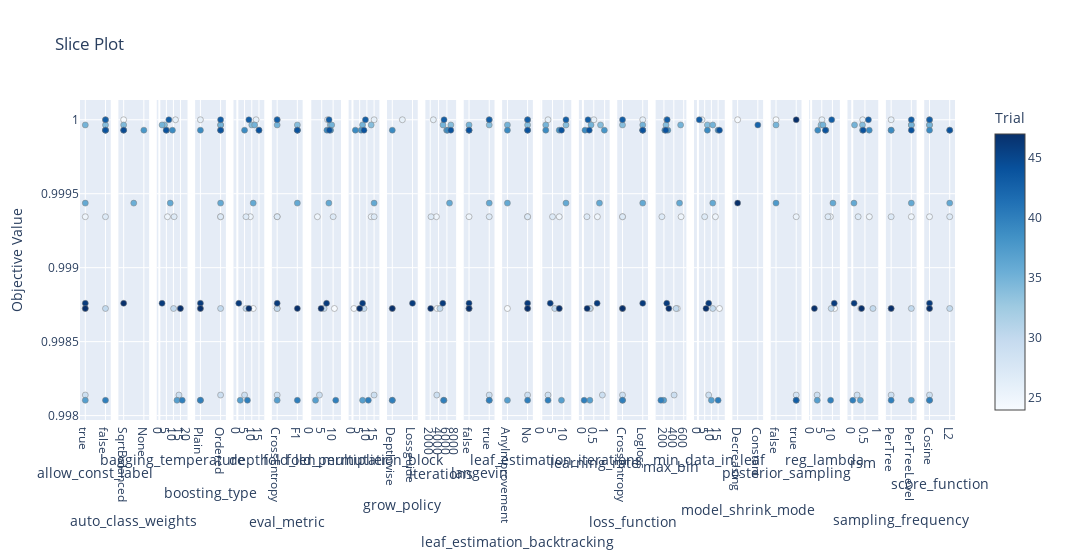

Source (notebook cell):
### Code cell
optuna.visualization.plot_slice(data, target=lambda t: t.values[0])

### Figure 1 — Plotly figure (JSON) as saved in the notebook; plotly's stock layout.template omitted (floating-point values rounded to 4 significant figures)
{"data": [{"marker": {"color": [24, 25, 26, 27, 29, 30, 34, 35, 36, 37, 38, 39, 40, 43, 44, 46, 47], "colorbar": {"title": {"text": "Trial"}, "x": 1, "xpad": 40}, "colorscale": [[0, "rgb(247,251,255)"], [0.125, "rgb(222,235,247)"], [0.25, "rgb(198,219,239)"], [0.375, "rgb(158,202,225)"], [0.5, "rgb(107,174,214)"], [0.625, "rgb(66,146,198)"], [0.75, "rgb(33,113,181)"], [0.875, "rgb(8,81,156)"], [1, "rgb(8,48,107)"]], "line": {"color": "Grey", "width": 0.5}, "showscale": true}, "mode": "markers", "showlegend": false, "type": "scatter", "x": [true, true, false, false, true, false, false, true, true, true, false, false, false, false, false, true, true], "xaxis": "x", "y": [0.9987, 0.9993, 1, 0.9993, 0.9981, 0.9987, 1.0, 1.0, 0.9994, 0.9981, 0.9999, 0.9999, 0.9981, 1, 0.9999, 0.9988, 0.9987], "yaxis": "y"}, {"marker": {"color": [26, 35, 36, 38, 39, 44, 46], "colorbar": {"title": {"text": "Trial"}, "x": 1, "xpad": 40}, "colorscale": [[0, "rgb(247,251,255)"], [0.125, "rgb(222,235,247)"], [0.25, "rgb(198,219,239)"], [0.375, "rgb(158,202,225)"], [0.5, "rgb(107,174,214)"], [0.625, "rgb(66,146,198)"], [0.75, "rgb(33,113,181)"], [0.875, "rgb(8,81,156)"], [1, "rgb(8,48,107)"]], "line": {"color": "Grey", "width": 0.5}, "showscale": false}, "mode": "markers", "showlegend": false, "type": "scatter", "x": ["SqrtBalanced", "SqrtBalanced", "Balanced", "None", "SqrtBalanced", "SqrtBalanced", "SqrtBalanced"], "xaxis": "x2", "y": [1, 1.0, 0.9994, 0.9999, 0.9999, 0.9999, 0.9988], "yaxis": "y2"}, {"marker": {"color": [24, 25, 26, 27, 29, 30, 34, 35, 36, 37, 38, 39, 40, 43, 44, 46, 47], "colorbar": {"title": {"text": "Trial"}, "x": 1, "xpad": 40}, "colorscale": [[0, "rgb(247,251,255)"], [0.125, "rgb(222,235,247)"], [0.25, "rgb(198,219,239)"], [0.375, "rgb(158,202,225)"], [0.5, "rgb(107,174,214)"], [0.625, "rgb(66,146,198)"], [0.75, "rgb(33,113,181)"], [0.875, "rgb(8,81,156)"], [1, "rgb(8,48,107)"]], "line": {"color": "Grey", "width": 0.5}, "showscale": false}, "mode": "markers", "showlegend": false, "type": "scatter", "x": [14.86, 5.774, 11.48, 10.5, 13.92, 10.13, 3.681, 1.931, 7.764, 12.53, 5.108, 9.325, 16.26, 6.759, 4.862, 1.917, 14.97], "xaxis": "x3", "y": [0.9987, 0.9993, 1, 0.9993, 0.9981, 0.9987, 1.0, 1.0, 0.9994, 0.9981, 0.9999, 0.9999, 0.9981, 1, 0.9999, 0.9988, 0.9987], "yaxis": "y3"}, {"marker": {"color": [24, 25, 26, 27, 29, 30, 34, 35, 36, 37, 38, 39, 40, 43, 44, 46, 47], "colorbar": {"title": {"text": "Trial"}, "x": 1, "xpad": 40}, "colorscale": [[0, "rgb(247,251,255)"], [0.125, "rgb(222,235,247)"], [0.25, "rgb(198,219,239)"], [0.375, "rgb(158,202,225)"], [0.5, "rgb(107,174,214)"], [0.625, "rgb(66,146,198)"], [0.75, "rgb(33,113,181)"], [0.875, "rgb(8,81,156)"], [1, "rgb(8,48,107)"]], "line": {"color": "Grey", "width": 0.5}, "showscale": false}, "mode": "markers", "showlegend": false, "type": "scatter", "x": ["Plain", "Ordered", "Plain", "Ordered", "Ordered", "Ordered", "Ordered", "Ordered", "Ordered", "Plain", "Ordered", "Plain", "Plain", "Ordered", "Ordered", "Plain", "Plain"], "xaxis": "x4", "y": [0.9987, 0.9993, 1, 0.9993, 0.9981, 0.9987, 1.0, 1.0, 0.9994, 0.9981, 0.9999, 0.9999, 0.9981, 1, 0.9999, 0.9988, 0.9987], "yaxis": "y4"}, {"marker": {"color": [24, 25, 26, 27, 29, 30, 34, 35, 36, 37, 38, 39, 40, 43, 44, 46, 47], "colorbar": {"title": {"text": "Trial"}, "x": 1, "xpad": 40}, "colorscale": [[0, "rgb(247,251,255)"], [0.125, "rgb(222,235,247)"], [0.25, "rgb(198,219,239)"], [0.375, "rgb(158,202,225)"], [0.5, "rgb(107,174,214)"], [0.625, "rgb(66,146,198)"], [0.75, "rgb(33,113,181)"], [0.875, "rgb(8,81,156)"], [1, "rgb(8,48,107)"]], "line": {"color": "Grey", "width": 0.5}, "showscale": false}, "mode": "markers", "showlegend": false, "type": "scatter", "x": [11, 9, 13, 6, 5, 6, 10, 12, 11, 2, 15, 5, 7, 8, 15, 1, 8], "xaxis": "x5", "y": [0.9987, 0.9993, 1, 0.9993, 0.9981, 0.9987, 1.0, 1.0, 0.9994, 0.9981, 0.9999, 0.9999, 0.9981, 1, 0.9999, 0.9988, 0.9987], "yaxis": "y5"}, {"marker": {"color": [24, 25, 26, 27, 29, 30, 34, 35, 36, 37, 38, 39, 40, 43, 44, 46, 47], "colorbar": {"title": {"text": "Trial"}, "x": 1, "xpad": 40}, "colorscale": [[0, "rgb(247,251,255)"], [0.125, "rgb(222,235,247)"], [0.25, "rgb(198,219,239)"], [0.375, "rgb(158,202,225)"], [0.5, "rgb(107,174,214)"], [0.625, "rgb(66,146,198)"], [0.75, "rgb(33,113,181)"], [0.875, "rgb(8,81,156)"], [1, "rgb(8,48,107)"]], "line": {"color": "Grey", "width": 0.5}, "showscale": false}, "mode": "markers", "showlegend": false, "type": "scatter", "x": ["CrossEntropy", "CrossEntropy", "CrossEntropy", "CrossEntropy", "CrossEntropy", "CrossEntropy", "F1", "CrossEntropy", "F1", "CrossEntropy", "F1", "F1", "F1", "CrossEntropy", "F1", "CrossEntropy", "F1"], "xaxis": "x6", "y": [0.9987, 0.9993, 1, 0.9993, 0.9981, 0.9987, 1.0, 1.0, 0.9994, 0.9981, 0.9999, 0.9999, 0.9981, 1, 0.9999, 0.9988, 0.9987], "yaxis": "y6"}, {"marker": {"color": [24, 25, 26, 27, 29, 30, 34, 35, 36, 37, 38, 39, 40, 43, 44, 46, 47], "colorbar": {"title": {"text": "Trial"}, "x": 1, "xpad": 40}, "colorscale": [[0, "rgb(247,251,255)"], [0.125, "rgb(222,235,247)"], [0.25, "rgb(198,219,239)"], [0.375, "rgb(158,202,225)"], [0.5, "rgb(107,174,214)"], [0.625, "rgb(66,146,198)"], [0.75, "rgb(33,113,181)"], [0.875, "rgb(8,81,156)"], [1, "rgb(8,48,107)"]], "line": {"color": "Grey", "width": 0.5}, "showscale": false}, "mode": "markers", "showlegend": false, "type": "scatter", "x": [10.54, 3.116, 7.569, 10.01, 4.018, 6.018, 8.742, 9.38, 8.128, 2.298, 8.908, 7.296, 11.13, 8.211, 8.342, 7.119, 4.724], "xaxis": "x7", "y": [0.9987, 0.9993, 1, 0.9993, 0.9981, 0.9987, 1.0, 1.0, 0.9994, 0.9981, 0.9999, 0.9999, 0.9981, 1, 0.9999, 0.9988, 0.9987], "yaxis": "y7"}, {"marker": {"color": [24, 25, 26, 27, 29, 30, 34, 35, 36, 37, 38, 39, 40, 43, 44, 46, 47], "colorbar": {"title": {"text": "Trial"}, "x": 1, "xpad": 40}, "colorscale": [[0, "rgb(247,251,255)"], [0.125, "rgb(222,235,247)"], [0.25, "rgb(198,219,239)"], [0.375, "rgb(158,202,225)"], [0.5, "rgb(107,174,214)"], [0.625, "rgb(66,146,198)"], [0.75, "rgb(33,113,181)"], [0.875, "rgb(8,81,156)"], [1, "rgb(8,48,107)"]], "line": {"color": "Grey", "width": 0.5}, "showscale": false}, "mode": "markers", "showlegend": false, "type": "scatter", "x": [1, 13, 15, 15, 15, 8, 13, 7, 15, 7, 6, 2, 11, 9, 8, 7, 5], "xaxis": "x8", "y": [0.9987, 0.9993, 1, 0.9993, 0.9981, 0.9987, 1.0, 1.0, 0.9994, 0.9981, 0.9999, 0.9999, 0.9981, 1, 0.9999, 0.9988, 0.9987], "yaxis": "y8"}, {"marker": {"color": [24, 26, 37, 39, 40, 46, 47], "colorbar": {"title": {"text": "Trial"}, "x": 1, "xpad": 40}, "colorscale": [[0, "rgb(247,251,255)"], [0.125, "rgb(222,235,247)"], [0.25, "rgb(198,219,239)"], [0.375, "rgb(158,202,225)"], [0.5, "rgb(107,174,214)"], [0.625, "rgb(66,146,198)"], [0.75, "rgb(33,113,181)"], [0.875, "rgb(8,81,156)"], [1, "rgb(8,48,107)"]], "line": {"color": "Grey", "width": 0.5}, "showscale": false}, "mode": "markers", "showlegend": false, "type": "scatter", "x": ["Depthwise", "SymmetricTree", "Depthwise", "Depthwise", "Depthwise", "Lossguide", "Depthwise"], "xaxis": "x9", "y": [0.9987, 1, 0.9981, 0.9999, 0.9981, 0.9988, 0.9987], "yaxis": "y9"}, {"marker": {"color": [24, 25, 26, 27, 29, 30, 34, 35, 36, 37, 38, 39, 40, 43, 44, 46, 47], "colorbar": {"title": {"text": "Trial"}, "x": 1, "xpad": 40}, "colorscale": [[0, "rgb(247,251,255)"], [0.125, "rgb(222,235,247)"], [0.25, "rgb(198,219,239)"], [0.375, "rgb(158,202,225)"], [0.5, "rgb(107,174,214)"], [0.625, "rgb(66,146,198)"], [0.75, "rgb(33,113,181)"], [0.875, "rgb(8,81,156)"], [1, "rgb(8,48,107)"]], "line": {"color": "Grey", "width": 0.5}, "showscale": false}, "mode": "markers", "showlegend": false, "type": "scatter", "x": [3654, 3484, 2753, 2200, 3582, 4328, 6942, 5071, 6618, 5315, 5934, 6171, 5199, 5313, 6932, 5017, 2107], "xaxis": "x10", "y": [0.9987, 0.9993, 1, 0.9993, 0.9981, 0.9987, 1.0, 1.0, 0.9994, 0.9981, 0.9999, 0.9999, 0.9981, 1, 0.9999, 0.9988, 0.9987], "yaxis": "y10"}, {"marker": {"color": [24, 25, 26, 27, 29, 30, 34, 35, 36, 37, 38, 39, 40, 43, 44, 46, 47], "colorbar": {"title": {"text": "Trial"}, "x": 1, "xpad": 40}, "colorscale": [[0, "rgb(247,251,255)"], [0.125, "rgb(222,235,247)"], [0.25, "rgb(198,219,239)"], [0.375, "rgb(158,202,225)"], [0.5, "rgb(107,174,214)"], [0.625, "rgb(66,146,198)"], [0.75, "rgb(33,113,181)"], [0.875, "rgb(8,81,156)"], [1, "rgb(8,48,107)"]], "line": {"color": "Grey", "width": 0.5}, "showscale": false}, "mode": "markers", "showlegend": false, "type": "scatter", "x": [false, false, true, true, true, false, true, false, true, true, false, false, true, true, false, false, false], "xaxis": "x11", "y": [0.9987, 0.9993, 1, 0.9993, 0.9981, 0.9987, 1.0, 1.0, 0.9994, 0.9981, 0.9999, 0.9999, 0.9981, 1, 0.9999, 0.9988, 0.9987], "yaxis": "y11"}, {"marker": {"color": [24, 25, 26, 27, 29, 30, 34, 35, 36, 37, 38, 39, 40, 43, 44, 46, 47], "colorbar": {"title": {"text": "Trial"}, "x": 1, "xpad": 40}, "colorscale": [[0, "rgb(247,251,255)"], [0.125, "rgb(222,235,247)"], [0.25, "rgb(198,219,239)"], [0.375, "rgb(158,202,225)"], [0.5, "rgb(107,174,214)"], [0.625, "rgb(66,146,198)"], [0.75, "rgb(33,113,181)"], [0.875, "rgb(8,81,156)"], [1, "rgb(8,48,107)"]], "line": {"color": "Grey", "width": 0.5}, "showscale": false}, "mode": "markers", "showlegend": false, "type": "scatter", "x": ["AnyImprovement", "No", "No", "No", "No", "No", "No", "AnyImprovement", "AnyImprovement", "AnyImprovement", "No", "AnyImprovement", "No", "No", "No", "No", "No"], "xaxis": "x12", "y": [0.9987, 0.9993, 1, 0.9993, 0.9981, 0.9987, 1.0, 1.0, 0.9994, 0.9981, 0.9999, 0.9999, 0.9981, 1, 0.9999, 0.9988, 0.9987], "yaxis": "y12"}, {"marker": {"color": [24, 25, 26, 27, 29, 30, 34, 35, 36, 37, 38, 39, 40, 43, 44, 46, 47], "colorbar": {"title": {"text": "Trial"}, "x": 1, "xpad": 40}, "colorscale": [[0, "rgb(247,251,255)"], [0.125, "rgb(222,235,247)"], [0.25, "rgb(198,219,239)"], [0.375, "rgb(158,202,225)"], [0.5, "rgb(107,174,214)"], [0.625, "rgb(66,146,198)"], [0.75, "rgb(33,113,181)"], [0.875, "rgb(8,81,156)"], [1, "rgb(8,48,107)"]], "line": {"color": "Grey", "width": 0.5}, "showscale": false}, "mode": "markers", "showlegend": false, "type": "scatter", "x": [8, 8, 3, 5, 3, 6, 11, 2, 11, 9, 8, 2, 3, 11, 9, 4, 8], "xaxis": "x13", "y": [0.9987, 0.9993, 1, 0.9993, 0.9981, 0.9987, 1.0, 1.0, 0.9994, 0.9981, 0.9999, 0.9999, 0.9981, 1, 0.9999, 0.9988, 0.9987], "yaxis": "y13"}, {"marker": {"color": [24, 25, 26, 27, 29, 30, 34, 35, 36, 37, 38, 39, 40, 43, 44, 46, 47], "colorbar": {"title": {"text": "Trial"}, "x": 1, "xpad": 40}, "colorscale": [[0, "rgb(247,251,255)"], [0.125, "rgb(222,235,247)"], [0.25, "rgb(198,219,239)"], [0.375, "rgb(158,202,225)"], [0.5, "rgb(107,174,214)"], [0.625, "rgb(66,146,198)"], [0.75, "rgb(33,113,181)"], [0.875, "rgb(8,81,156)"], [1, "rgb(8,48,107)"]], "line": {"color": "Grey", "width": 0.5}, "showscale": false}, "mode": "markers", "showlegend": false, "type": "scatter", "x": [0.3492, 0.666, 0.5038, 0.1844, 0.8951, 0.3169, 0.8092, 0.3751, 0.7597, 0.3199, 0.9855, 0.09691, 0.05737, 0.2348, 0.2913, 0.654, 0.1934], "xaxis": "x14", "y": [0.9987, 0.9993, 1, 0.9993, 0.9981, 0.9987, 1.0, 1.0, 0.9994, 0.9981, 0.9999, 0.9999, 0.9981, 1, 0.9999, 0.9988, 0.9987], "yaxis": "y14"}, {"marker": {"color": [24, 25, 26, 27, 29, 30, 34, 35, 36, 37, 38, 39, 40, 43, 44, 46, 47], "colorbar": {"title": {"text": "Trial"}, "x": 1, "xpad": 40}, "colorscale": [[0, "rgb(247,251,255)"], [0.125, "rgb(222,235,247)"], [0.25, "rgb(198,219,239)"], [0.375, "rgb(158,202,225)"], [0.5, "rgb(107,174,214)"], [0.625, "rgb(66,146,198)"], [0.75, "rgb(33,113,181)"], [0.875, "rgb(8,81,156)"], [1, "rgb(8,48,107)"]], "line": {"color": "Grey", "width": 0.5}, "showscale": false}, "mode": "markers", "showlegend": false, "type": "scatter", "x": ["CrossEntropy", "CrossEntropy", "Logloss", "CrossEntropy", "CrossEntropy", "CrossEntropy", "CrossEntropy", "Logloss", "Logloss", "CrossEntropy", "Logloss", "Logloss", "CrossEntropy", "CrossEntropy", "Logloss", "Logloss", "CrossEntropy"], "xaxis": "x15", "y": [0.9987, 0.9993, 1, 0.9993, 0.9981, 0.9987, 1.0, 1.0, 0.9994, 0.9981, 0.9999, 0.9999, 0.9981, 1, 0.9999, 0.9988, 0.9987], "yaxis": "y15"}, {"marker": {"color": [24, 25, 26, 27, 29, 30, 34, 35, 36, 37, 38, 39, 40, 43, 44, 46, 47], "colorbar": {"title": {"text": "Trial"}, "x": 1, "xpad": 40}, "colorscale": [[0, "rgb(247,251,255)"], [0.125, "rgb(222,235,247)"], [0.25, "rgb(198,219,239)"], [0.375, "rgb(158,202,225)"], [0.5, "rgb(107,174,214)"], [0.625, "rgb(66,146,198)"], [0.75, "rgb(33,113,181)"], [0.875, "rgb(8,81,156)"], [1, "rgb(8,48,107)"]], "line": {"color": "Grey", "width": 0.5}, "showscale": false}, "mode": "markers", "showlegend": false, "type": "scatter", "x": [471, 547, 256, 159, 406, 446, 242, 538, 515, 196, 279, 218, 139, 266, 237, 257, 299], "xaxis": "x16", "y": [0.9987, 0.9993, 1, 0.9993, 0.9981, 0.9987, 1.0, 1.0, 0.9994, 0.9981, 0.9999, 0.9999, 0.9981, 1, 0.9999, 0.9988, 0.9987], "yaxis": "y16"}, {"marker": {"color": [24, 25, 26, 27, 29, 30, 34, 35, 36, 37, 38, 39, 40, 43, 44, 46, 47], "colorbar": {"title": {"text": "Trial"}, "x": 1, "xpad": 40}, "colorscale": [[0, "rgb(247,251,255)"], [0.125, "rgb(222,235,247)"], [0.25, "rgb(198,219,239)"], [0.375, "rgb(158,202,225)"], [0.5, "rgb(107,174,214)"], [0.625, "rgb(66,146,198)"], [0.75, "rgb(33,113,181)"], [0.875, "rgb(8,81,156)"], [1, "rgb(8,48,107)"]], "line": {"color": "Grey", "width": 0.5}, "showscale": false}, "mode": "markers", "showlegend": false, "type": "scatter", "x": [16, 13, 3, 5, 8, 11, 7, 11, 11, 10, 15, 7, 15, 1, 16, 8, 6], "xaxis": "x17", "y": [0.9987, 0.9993, 1, 0.9993, 0.9981, 0.9987, 1.0, 1.0, 0.9994, 0.9981, 0.9999, 0.9999, 0.9981, 1, 0.9999, 0.9988, 0.9987], "yaxis": "y17"}, {"marker": {"color": [26, 34, 36], "colorbar": {"title": {"text": "Trial"}, "x": 1, "xpad": 40}, "colorscale": [[0, "rgb(247,251,255)"], [0.125, "rgb(222,235,247)"], [0.25, "rgb(198,219,239)"], [0.375, "rgb(158,202,225)"], [0.5, "rgb(107,174,214)"], [0.625, "rgb(66,146,198)"], [0.75, "rgb(33,113,181)"], [0.875, "rgb(8,81,156)"], [1, "rgb(8,48,107)"]], "line": {"color": "Grey", "width": 0.5}, "showscale": false}, "mode": "markers", "showlegend": false, "type": "scatter", "x": ["Decreasing", "Constant", "Decreasing"], "xaxis": "x18", "y": [1, 1.0, 0.9994], "yaxis": "y18"}, {"marker": {"color": [26, 27, 29, 34, 36, 37, 40, 43], "colorbar": {"title": {"text": "Trial"}, "x": 1, "xpad": 40}, "colorscale": [[0, "rgb(247,251,255)"], [0.125, "rgb(222,235,247)"], [0.25, "rgb(198,219,239)"], [0.375, "rgb(158,202,225)"], [0.5, "rgb(107,174,214)"], [0.625, "rgb(66,146,198)"], [0.75, "rgb(33,113,181)"], [0.875, "rgb(8,81,156)"], [1, "rgb(8,48,107)"]], "line": {"color": "Grey", "width": 0.5}, "showscale": false}, "mode": "markers", "showlegend": false, "type": "scatter", "x": [false, true, true, false, false, true, true, true], "xaxis": "x19", "y": [1, 0.9993, 0.9981, 1.0, 0.9994, 0.9981, 0.9981, 1], "yaxis": "y19"}, {"marker": {"color": [24, 25, 26, 27, 29, 30, 34, 35, 36, 37, 38, 39, 40, 43, 44, 46, 47], "colorbar": {"title": {"text": "Trial"}, "x": 1, "xpad": 40}, "colorscale": [[0, "rgb(247,251,255)"], [0.125, "rgb(222,235,247)"], [0.25, "rgb(198,219,239)"], [0.375, "rgb(158,202,225)"], [0.5, "rgb(107,174,214)"], [0.625, "rgb(66,146,198)"], [0.75, "rgb(33,113,181)"], [0.875, "rgb(8,81,156)"], [1, "rgb(8,48,107)"]], "line": {"color": "Grey", "width": 0.5}, "showscale": false}, "mode": "markers", "showlegend": false, "type": "scatter", "x": [11.02, 9.052, 5.062, 7.905, 2.809, 9.438, 4.642, 5.575, 10.23, 2.866, 6.888, 3.116, 9.141, 9.663, 6.719, 10.86, 1.531], "xaxis": "x20", "y": [0.9987, 0.9993, 1, 0.9993, 0.9981, 0.9987, 1.0, 1.0, 0.9994, 0.9981, 0.9999, 0.9999, 0.9981, 1, 0.9999, 0.9988, 0.9987], "yaxis": "y20"}, {"marker": {"color": [24, 25, 26, 27, 29, 30, 34, 35, 36, 37, 38, 39, 40, 43, 44, 46, 47], "colorbar": {"title": {"text": "Trial"}, "x": 1, "xpad": 40}, "colorscale": [[0, "rgb(247,251,255)"], [0.125, "rgb(222,235,247)"], [0.25, "rgb(198,219,239)"], [0.375, "rgb(158,202,225)"], [0.5, "rgb(107,174,214)"], [0.625, "rgb(66,146,198)"], [0.75, "rgb(33,113,181)"], [0.875, "rgb(8,81,156)"], [1, "rgb(8,48,107)"]], "line": {"color": "Grey", "width": 0.5}, "showscale": false}, "mode": "markers", "showlegend": false, "type": "scatter", "x": [0.3357, 0.6737, 0.4126, 0.2317, 0.1911, 0.8169, 0.4034, 0.08894, 0.06691, 0.3187, 0.4055, 0.6699, 0.02051, 0.6384, 0.43, 0.07316, 0.3669], "xaxis": "x21", "y": [0.9987, 0.9993, 1, 0.9993, 0.9981, 0.9987, 1.0, 1.0, 0.9994, 0.9981, 0.9999, 0.9999, 0.9981, 1, 0.9999, 0.9988, 0.9987], "yaxis": "y21"}, {"marker": {"color": [24, 25, 26, 27, 29, 30, 34, 35, 36, 37, 38, 39, 40, 43, 44, 47], "colorbar": {"title": {"text": "Trial"}, "x": 1, "xpad": 40}, "colorscale": [[0, "rgb(247,251,255)"], [0.125, "rgb(222,235,247)"], [0.25, "rgb(198,219,239)"], [0.375, "rgb(158,202,225)"], [0.5, "rgb(107,174,214)"], [0.625, "rgb(66,146,198)"], [0.75, "rgb(33,113,181)"], [0.875, "rgb(8,81,156)"], [1, "rgb(8,48,107)"]], "line": {"color": "Grey", "width": 0.5}, "showscale": false}, "mode": "markers", "showlegend": false, "type": "scatter", "x": ["PerTree", "PerTreeLevel", "PerTree", "PerTree", "PerTree", "PerTreeLevel", "PerTreeLevel", "PerTreeLevel", "PerTreeLevel", "PerTreeLevel", "PerTree", "PerTree", "PerTree", "PerTreeLevel", "PerTreeLevel", "PerTree"], "xaxis": "x22", "y": [0.9987, 0.9993, 1, 0.9993, 0.9981, 0.9987, 1.0, 1.0, 0.9994, 0.9981, 0.9999, 0.9999, 0.9981, 1, 0.9999, 0.9987], "yaxis": "y22"}, {"marker": {"color": [24, 25, 26, 27, 29, 30, 34, 35, 36, 37, 38, 39, 40, 43, 44, 46, 47], "colorbar": {"title": {"text": "Trial"}, "x": 1, "xpad": 40}, "colorscale": [[0, "rgb(247,251,255)"], [0.125, "rgb(222,235,247)"], [0.25, "rgb(198,219,239)"], [0.375, "rgb(158,202,225)"], [0.5, "rgb(107,174,214)"], [0.625, "rgb(66,146,198)"], [0.75, "rgb(33,113,181)"], [0.875, "rgb(8,81,156)"], [1, "rgb(8,48,107)"]], "line": {"color": "Grey", "width": 0.5}, "showscale": false}, "mode": "markers", "showlegend": false, "type": "scatter", "x": ["Cosine", "Cosine", "Cosine", "L2", "Cosine", "L2", "Cosine", "Cosine", "L2", "Cosine", "L2", "Cosine", "Cosine", "Cosine", "L2", "Cosine", "Cosine"], "xaxis": "x23", "y": [0.9987, 0.9993, 1, 0.9993, 0.9981, 0.9987, 1.0, 1.0, 0.9994, 0.9981, 0.9999, 0.9999, 0.9981, 1, 0.9999, 0.9988, 0.9987], "yaxis": "y23"}], "layout": {"title": {"text": "Slice Plot"}, "width": 6900, "xaxis": {"anchor": "y", "domain": [0, 0.03516], "title": {"text": "allow_const_label"}}, "xaxis10": {"anchor": "y10", "domain": [0.3947, 0.4299], "title": {"text": "iterations"}}, "xaxis11": {"anchor": "y11", "domain": [0.4386, 0.4737], "title": {"text": "langevin"}}, "xaxis12": {"anchor": "y12", "domain": [0.4824, 0.5176], "title": {"text": "leaf_estimation_backtracking"}}, "xaxis13": {"anchor": "y13", "domain": [0.5263, 0.5614], "title": {"text": "leaf_estimation_iterations"}}, "xaxis14": {"anchor": "y14", "domain": [0.5701, 0.6053], "title": {"text": "learning_rate"}}, "xaxis15": {"anchor": "y15", "domain": [0.614, 0.6491], "title": {"text": "loss_function"}}, "xaxis16": {"anchor": "y16", "domain": [0.6578, 0.693], "title": {"text": "max_bin"}}, "xaxis17": {"anchor": "y17", "domain": [0.7017, 0.7369], "title": {"text": "min_data_in_leaf"}}, "xaxis18": {"anchor": "y18", "domain": [0.7456, 0.7807], "title": {"text": "model_shrink_mode"}}, "xaxis19": {"anchor": "y19", "domain": [0.7894, 0.8246], "title": {"text": "posterior_sampling"}}, "xaxis2": {"anchor": "y2", "domain": [0.04386, 0.07902], "title": {"text": "auto_class_weights"}}, "xaxis20": {"anchor": "y20", "domain": [0.8333, 0.8684], "title": {"text": "reg_lambda"}}, "xaxis21": {"anchor": "y21", "domain": [0.8771, 0.9123], "title": {"text": "rsm"}}, "xaxis22": {"anchor": "y22", "domain": [0.921, 0.9561], "title": {"text": "sampling_frequency"}}, "xaxis23": {"anchor": "y23", "domain": [0.9648, 1.0], "title": {"text": "score_function"}}, "xaxis3": {"anchor": "y3", "domain": [0.08771, 0.1229], "title": {"text": "bagging_temperature"}}, "xaxis4": {"anchor": "y4", "domain": [0.1316, 0.1667], "title": {"text": "boosting_type"}}, "xaxis5": {"anchor": "y5", "domain": [0.1754, 0.2106], "title": {"text": "depth"}}, "xaxis6": {"anchor": "y6", "domain": [0.2193, 0.2544], "title": {"text": "eval_metric"}}, "xaxis7": {"anchor": "y7", "domain": [0.2631, 0.2983], "title": {"text": "fold_len_multiplier"}}, "xaxis8": {"anchor": "y8", "domain": [0.307, 0.3422], "title": {"text": "fold_permutation_block"}}, "xaxis9": {"anchor": "y9", "domain": [0.3509, 0.386], "title": {"text": "grow_policy"}}, "yaxis": {"anchor": "x", "domain": [0, 1], "title": {"text": "Objective Value"}}, "yaxis10": {"anchor": "x10", "domain": [0, 1], "matches": "y", "showticklabels": false}, "yaxis11": {"anchor": "x11", "domain": [0, 1], "matches": "y", "showticklabels": false}, "yaxis12": {"anchor": "x12", "domain": [0, 1], "matches": "y", "showticklabels": false}, "yaxis13": {"anchor": "x13", "domain": [0, 1], "matches": "y", "showticklabels": false}, "yaxis14": {"anchor": "x14", "domain": [0, 1], "matches": "y", "showticklabels": false}, "yaxis15": {"anchor": "x15", "domain": [0, 1], "matches": "y", "showticklabels": false}, "yaxis16": {"anchor": "x16", "domain": [0, 1], "matches": "y", "showticklabels": false}, "yaxis17": {"anchor": "x17", "domain": [0, 1], "matches": "y", "showticklabels": false}, "yaxis18": {"anchor": "x18", "domain": [0, 1], "matches": "y", "showticklabels": false}, "yaxis19": {"anchor": "x19", "domain": [0, 1], "matches": "y", "showticklabels": false}, "yaxis2": {"anchor": "x2", "domain": [0, 1], "matches": "y", "showticklabels": false}, "yaxis20": {"anchor": "x20", "domain": [0, 1], "matches": "y", "showticklabels": false}, "yaxis21": {"anchor": "x21", "domain": [0, 1], "matches": "y", "showticklabels": false}, "yaxis22": {"anchor": "x22", "domain": [0, 1], "matches": "y", "showticklabels": false}, "yaxis23": {"anchor": "x23", "domain": [0, 1], "matches": "y", "showticklabels": false}, "yaxis3": {"anchor": "x3", "domain": [0, 1], "matches": "y", "showticklabels": false}, "yaxis4": {"anchor": "x4", "domain": [0, 1], "matches": "y", "showticklabels": false}, "yaxis5": {"anchor": "x5", "domain": [0, 1], "matches": "y", "showticklabels": false}, "yaxis6": {"anchor": "x6", "domain": [0, 1], "matches": "y", "showticklabels": false}, "yaxis7": {"anchor": "x7", "domain": [0, 1], "matches": "y", "showticklabels": false}, "yaxis8": {"anchor": "x8", "domain": [0, 1], "matches": "y", "showticklabels": false}, "yaxis9": {"anchor": "x9", "domain": [0, 1], "matches": "y", "showticklabels": false}}}
